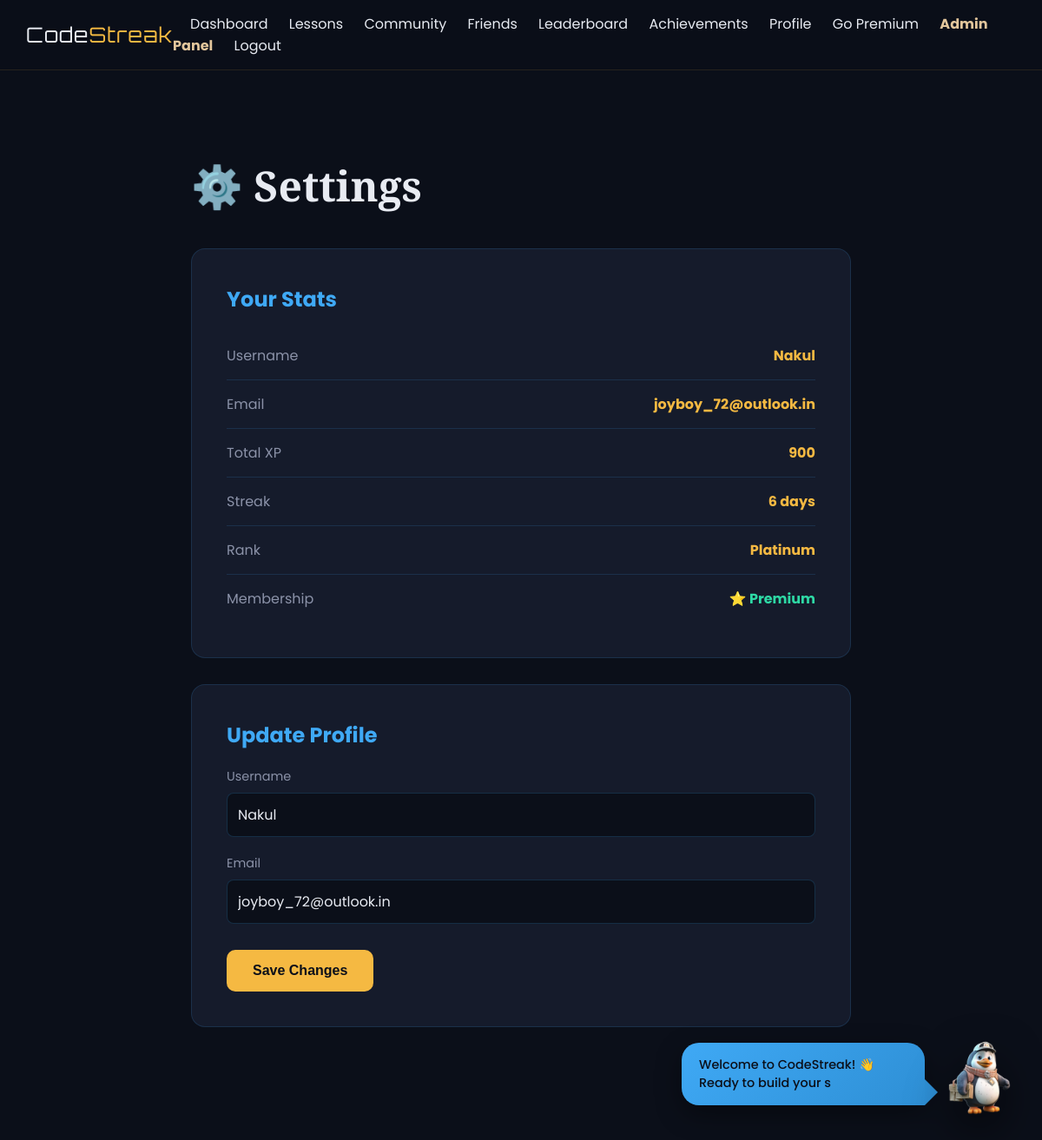
The app's page /settings (signed in) with its own data.
### tables this page shows
CREATE TABLE users (
    id INTEGER PRIMARY KEY AUTOINCREMENT,
    username TEXT UNIQUE NOT NULL,
    email TEXT UNIQUE NOT NULL,
    password_hash TEXT NOT NULL,
    security_question TEXT,
    security_answer TEXT,
    streak INTEGER DEFAULT 0,
    streak_charge INTEGER DEFAULT 1,
    total_points INTEGER DEFAULT 0,
    weekly_points INTEGER DEFAULT 0,
    rank TEXT DEFAULT 'Bronze',
    premium INTEGER DEFAULT 0,
    achievements TEXT DEFAULT '[]',
    profile_picture TEXT,
    bio TEXT DEFAULT '',
    learning_goal TEXT DEFAULT 'Learning Python',
    avatar_emoji TEXT DEFAULT '🐉',
    created_at TIMESTAMP DEFAULT CURRENT_TIMESTAMP
, is_active BOOLEAN DEFAULT 1, is_admin BOOLEAN DEFAULT 0);

### app.py (the view)
@app.route('/settings', methods=['GET', 'POST'])
def settings():
    if 'user_id' not in session:
        return redirect(url_for('login'))
    conn = get_db()
    cur = conn.cursor()
    cur.execute("SELECT * FROM users WHERE id = ?", (session['user_id'],))
    user = cur.fetchone()
    cur.close()
    conn.close()
    return render_template('settings.html', user=user)

### app.py (called while the page is built)
def get_db():
    conn = sqlite3.connect('codestreak.db', detect_types=sqlite3.PARSE_DECLTYPES)
    conn.row_factory = sqlite3.Row
    return conn

### templates/settings.html (shortened to what this page needs)
{% extends 'base.html' %}
{% block content %}
<div class="page-container">
    <h1 class="page-title">⚙️ Settings</h1>
    <div class="settings-card">
        <h2>Your Stats</h2>
        <div class="stat-row"><span class="stat-label">Username</span><span class="stat-value">{{ user['username'] }}</span></div>
        <div class="stat-row"><span class="stat-label">Email</span><span class="stat-value">{{ user['email'] }}</span></div>
        <div class="stat-row"><span class="stat-label">Total XP</span><span class="stat-value">{{ user['total_points'] }}</span></div>
        <div class="stat-row"><span class="stat-label">Streak</span><span class="stat-value">{{ user['streak'] }} days</span></div>
        <div class="stat-row"><span class="stat-label">Rank</span><span class="stat-value">{{ user['rank'] }}</span></div>
        {% if user['premium'] %}
        <div class="stat-row"><span class="stat-label">Membership</span><span class="stat-value" style="color: var(--emerald);">⭐ Premium</span></div>
        {% else %}
        <div class="stat-row"><span class="stat-label">Membership</span><span class="stat-value">Free</span></div>
        {% endif %}
    </div>
    <div class="settings-card">
        <h2>Update Profile</h2>
        <form method="POST" action="{{ url_for('update_profile') }}">
            <div class="form-group">
                <label for="username">Username</label>
                <input type="text" id="username" name="username" value="{{ user['username'] }}" required>
            </div>
            <div class="form-group">
                <label for="email">Email</label>
                <input type="email" id="email" name="email" value="{{ user['email'] }}" required>
            </div>
            <button type="submit" class="save-btn">Save Changes</button>
        </form>
    </div>
</div>
{% endblock %}

### templates/base.html (style rules this page uses)
:root { --near-black: #0B0F19; --azure-blue: #3FA9F5; --amber-gold: #F5B942; --emerald: #2ED9A5; --off-white: #E8EBF2; --surface: #151B2B; --surface-2: #1E2538; --champion-blue: #0B0F19; --lavender-tonic: #3FA9F5; --exotic-orange: #F5B942; --dirty-white: #E8EBF2; --ink: #0B0F19; --paper: #E8EBF2; --yellow: #F5B942; --red: #3FA9F5; --beige: #3FA9F5; --dark: #0B0F19; font-family: 'Poppins', sans-serif; color: var(--off-white); background: var(--near-black); }
* { box-sizing: border-box; margin: 0; padding: 0; }
html { min-height: 100%; background: var(--near-black); scroll-behavior: smooth; }
body { margin: 0; min-height: 100%; background: var(--near-black); overflow-x: hidden; font-family: 'Poppins', sans-serif; color: var(--off-white); }

### templates/settings.html (style rules this page uses)
.page-container { max-width: 800px; margin: 80px auto; padding: 20px; }
.page-title { font-family: 'Playfair Display', serif; font-size: 3rem; color: var(--off-white); margin-bottom: 40px; }
.settings-card { background: #151B2B; border: 1px solid rgba(63, 169, 245, 0.15); border-radius: 16px; padding: 40px; margin-bottom: 30px; }
.settings-card h2 { color: var(--azure-blue); margin-bottom: 20px; font-size: 1.5rem; }
.form-group { margin-bottom: 20px; }
.form-group label { display: block; color: #8B92A8; margin-bottom: 8px; font-size: 0.9rem; }
.form-group input { width: 100%; padding: 12px; border-radius: 8px; border: 1px solid rgba(63, 169, 245, 0.2); background: #0B0F19; color: var(--off-white); font-family: 'Poppins', sans-serif; font-size: 1rem; transition: 0.3s; }
.save-btn { background: var(--amber-gold); color: var(--near-black); padding: 15px 30px; border: none; border-radius: 10px; font-weight: 700; font-size: 1rem; cursor: pointer; transition: 0.3s; margin-top: 10px; }
.stat-row { display: flex; justify-content: space-between; padding: 15px 0; border-bottom: 1px solid rgba(63, 169, 245, 0.15); color: var(--off-white); }
.stat-row:last-child { border-bottom: none; }
.stat-label { color: #8B92A8; }
.stat-value { color: var(--amber-gold); font-weight: 700; }

### records on screen
users: username "Nakul", email "joyboy_72@outlook.in", total_points "900", streak "6", rank "Platinum"
